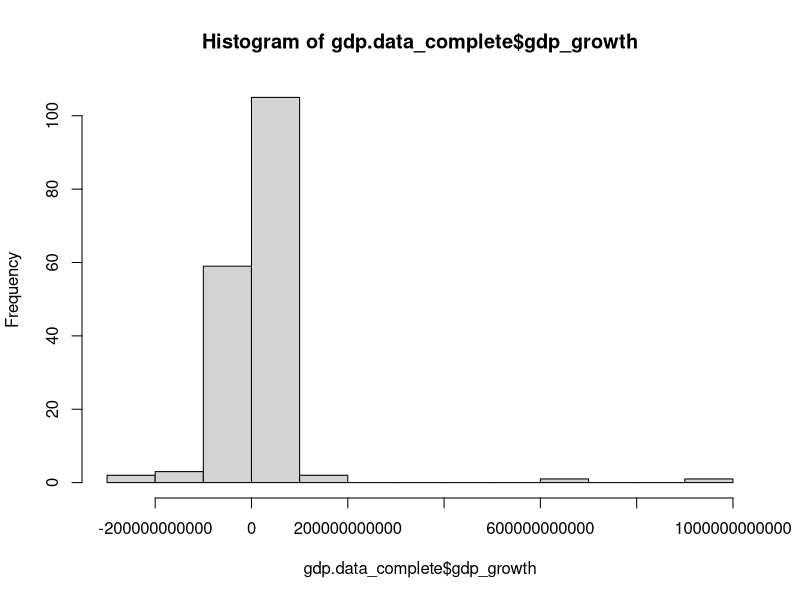
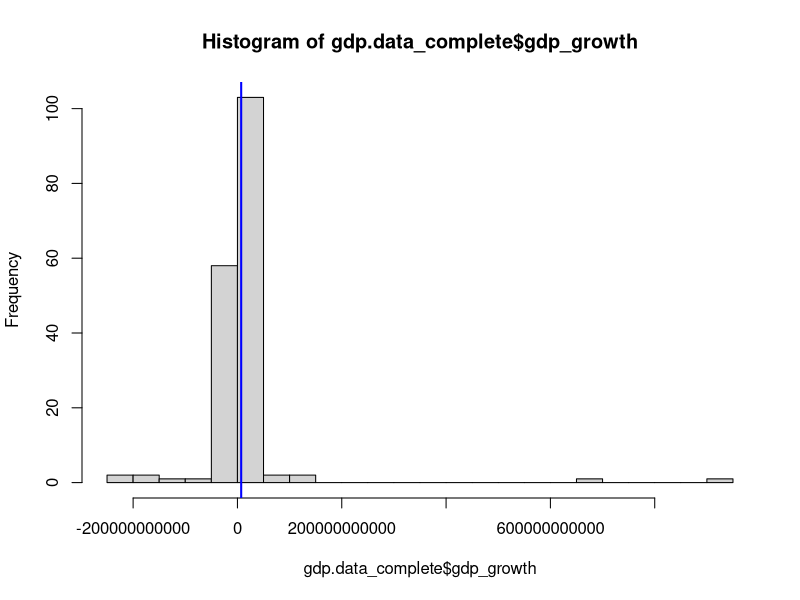
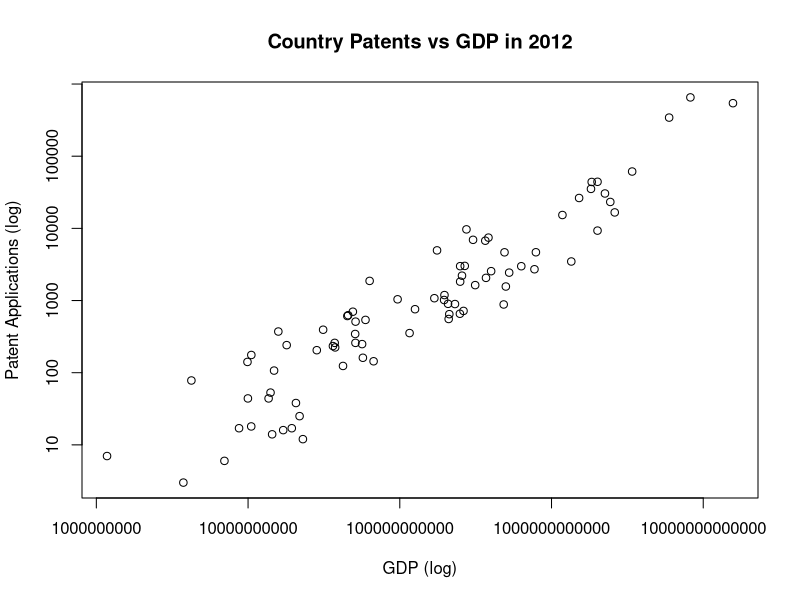
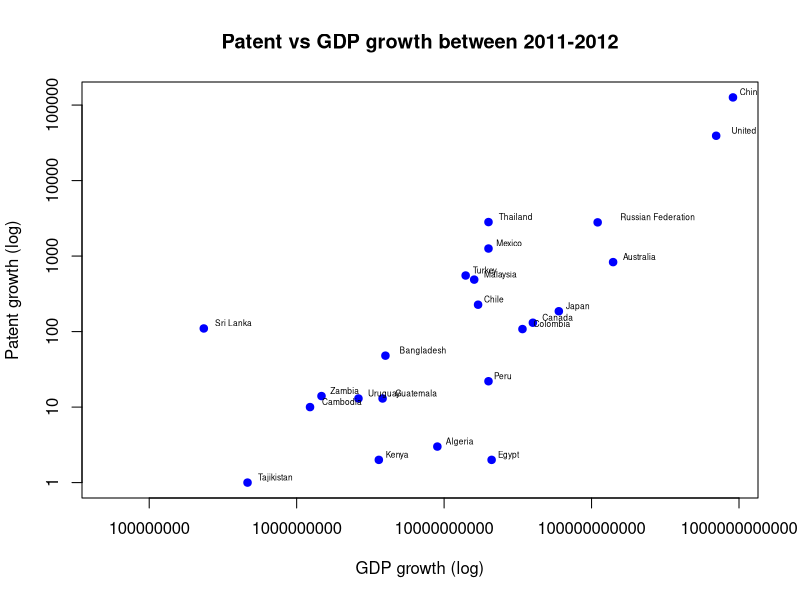

These figures' R source, in order:
#Part 2a. Variable Manipulations (10 points each)

#set up working envrionment
setwd('/Users/ceccarelli/MIDS/DATASCI_W203/Assignments/Labs/Lab 1')
rm( list = ls() )

#load libraries
library(calibrate) # used to label xy points in eventual scatter

#define function to omit row values where only certain columns are NA
data.complete <- function(data, desiredCols) {
  completeVec <- complete.cases(data[, desiredCols])
  return(data[completeVec, ])
}

##force R not to use scientific notation
options("scipen"=10, "digits"=4)

##load GDP data as a data frame
gdp.data <- read.csv("GDP_World_Bank1.csv", sep=",", header = TRUE)

#count number of rows with incomplete entries
nrow(gdp.data[!complete.cases(gdp.data),])
gdp.data_complete <- data.complete(gdp.data, c('gdp2011', 'gdp2012'))

#create new nominal variable based on gdp increase
gdp.data_complete$gdp_growth <- gdp.data_complete$gdp2012 - gdp.data_complete$gdp2011

#create and store mean of new variable
mx <- mean(gdp.data_complete$gdp_growth)
paste("mean is: ", mx)

#store histogram first as a variable to inspect its properties
#histinfo <- hist(gdp.data_complete$gdp_growth, 100)
#histinfo

# Question 11
#view the histogram and observe its shape
hist(gdp.data_complete$gdp_growth)
#change number of breaks to observe slightly different version
hist(gdp.data_complete$gdp_growth, breaks = 20)

# Question 12

#create new high_growth variable based on comparison of gdp_growth to population mean
gdp.data_complete$high_growth <- gdp.data_complete$gdp_growth > mx

#count TRUE / FALSE values
summary(gdp.data_complete$high_growth)

#add mean line to histogram to explain TRUE/FALSE breakdown
abline(v = mx, col = "blue", lwd = 2)

#Part 2b. Data Import (25 points)
#Data Sourced from World Intellectual Property Organization
#http://ipstats.wipo.int/ipstatv2/index.htm?tab=patent
#Report Parmaters:
#Intellectual Property Right: Patent
#Year Range: 2011 - 2012
#Reporting Type: Total Count by Filing Office
#Indicator: 1 - Total patent applications 

#did minor data cleaning in text editor to remove extraneous header lines
patent.data <- read.csv("patent_applications_2011_2012_cleaned.csv", sep=",", header = TRUE)
patent.data_complete <- patent.data[c("Office","X2011","X2012")]
names(patent.data_complete) <- c("Country","PatentApplications2011","PatentApplications2012")

#create growth variable
patent.data_complete$patent_growth <- patent.data_complete$PatentApplications2012 - patent.data_complete$PatentApplications2011

#merge data together -- keep only those observations that match
gdp_patent.data_complete <- merge(gdp.data_complete,patent.data_complete,by="Country")
gdp_patent.data_complete <- data.complete(gdp_patent.data_complete,c('gdp_growth','patent_growth'))

#plot just the nominal values - patent apps vs gdp in 2012
plot(gdp_patent.data_complete$gdp2012
  , gdp_patent.data_complete$PatentApplications2012 
  , log = "xy"
  , xlab="GDP (log)"
  , ylab="Patent Applications (log)"
  , title("Country Patents vs GDP in 2012"))

##final plot
##this plots the positive growth only, omits negative growth due to log transform
plot(gdp_patent.data_complete$gdp_growth
     , gdp_patent.data_complete$patent_growth
     , log = "xy"
     , xlab="GDP growth (log)"
     , ylab="Patent growth (log)"
     , title("Patent vs GDP growth between 2011-2012")
     , col= "blue", pch = 19, cex = 1, lty = "solid")

#add country labels to graph
textxy(gdp_patent.data_complete$gdp_growth, gdp_patent.data_complete$patent_growth, gdp_patent.data_complete$Country)
